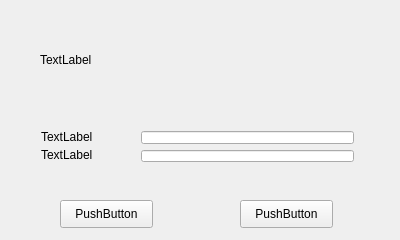
<?xml version="1.0" encoding="UTF-8"?>
<ui version="4.0">
 <class>Auth</class>
 <widget class="QWidget" name="Auth">
  <property name="geometry">
   <rect>
    <x>0</x>
    <y>0</y>
    <width>400</width>
    <height>240</height>
   </rect>
  </property>
  <property name="windowTitle">
   <string>Авторизация</string>
  </property>
  <widget class="QWidget" name="verticalLayoutWidget">
   <property name="geometry">
    <rect>
     <x>130</x>
     <y>120</y>
     <width>235</width>
     <height>53</height>
    </rect>
   </property>
   <layout class="QVBoxLayout" name="verticalLayout">
    <item>
     <widget class="QLineEdit" name="lineEdit"/>
    </item>
    <item>
     <widget class="QLineEdit" name="lineEdit_2"/>
    </item>
   </layout>
  </widget>
  <widget class="QWidget" name="verticalLayoutWidget_2">
   <property name="geometry">
    <rect>
     <x>30</x>
     <y>120</y>
     <width>91</width>
     <height>51</height>
    </rect>
   </property>
   <layout class="QVBoxLayout" name="verticalLayout_2">
    <item>
     <widget class="QLabel" name="label_1">
      <property name="text">
       <string>TextLabel</string>
      </property>
     </widget>
    </item>
    <item>
     <widget class="QLabel" name="label_2">
      <property name="text">
       <string>TextLabel</string>
      </property>
     </widget>
    </item>
   </layout>
  </widget>
  <widget class="QPushButton" name="pushButton_1">
   <property name="geometry">
    <rect>
     <x>60</x>
     <y>200</y>
     <width>93</width>
     <height>28</height>
    </rect>
   </property>
   <property name="text">
    <string>PushButton</string>
   </property>
  </widget>
  <widget class="QPushButton" name="pushButton_2">
   <property name="geometry">
    <rect>
     <x>240</x>
     <y>200</y>
     <width>93</width>
     <height>28</height>
    </rect>
   </property>
   <property name="text">
    <string>PushButton</string>
   </property>
  </widget>
  <widget class="QLabel" name="label_0">
   <property name="geometry">
    <rect>
     <x>40</x>
     <y>20</y>
     <width>220</width>
     <height>80</height>
    </rect>
   </property>
   <property name="text">
    <string>TextLabel</string>
   </property>
  </widget>
 </widget>
 <layoutdefault spacing="6" margin="11"/>
 <resources/>
 <connections/>
</ui>
